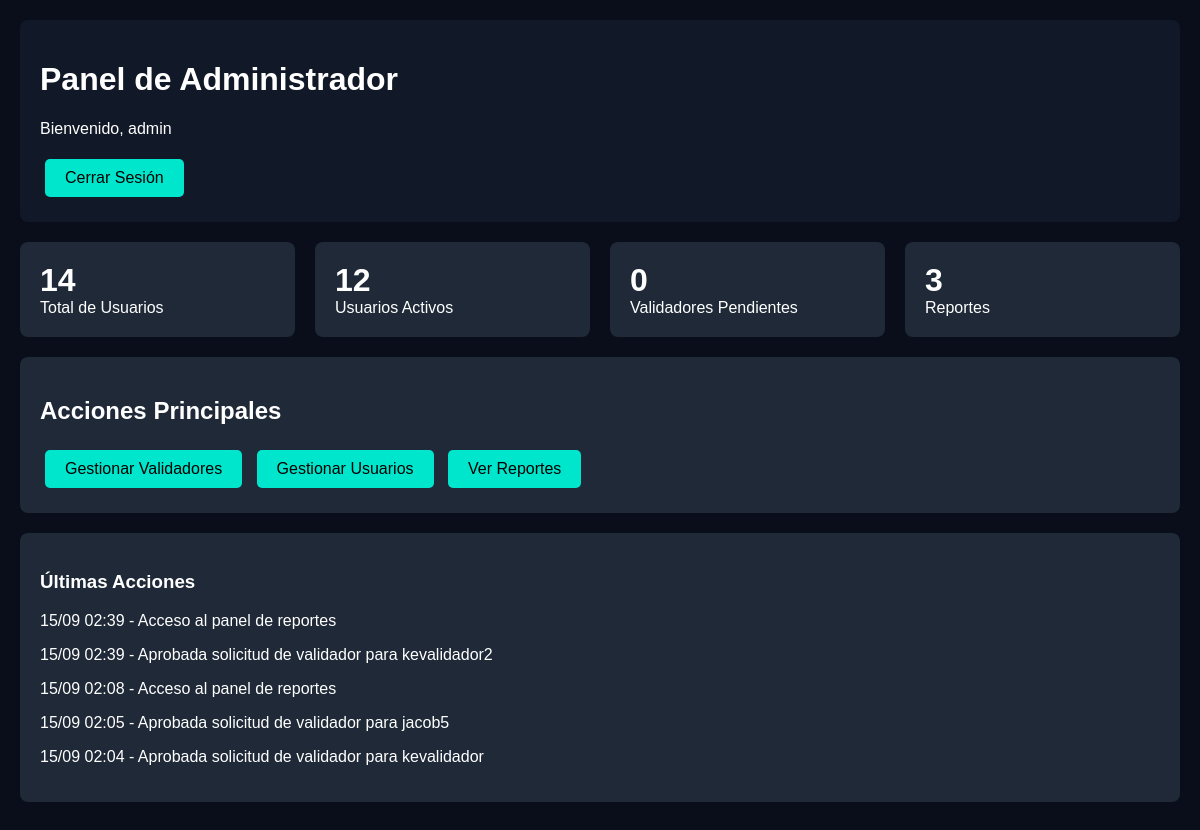
/admin-panel/ (signed in), run on the app's committed database.
### tasks/models.py (models this page shows, shortened)
class HistorialAcciones(models.Model):
    TIPO_ACCIONES = [
        ('crear_usuario', 'Crear Usuario'),
        ('eliminar_usuario', 'Eliminar Usuario'),
        ('aprobar_validador', 'Aprobar Validador'),
        ('rechazar_validador', 'Rechazar Validador'),
        ('ver_reportes', 'Ver Reportes'),
    ]
    admin_usuario = models.ForeignKey(settings.AUTH_USER_MODEL, on_delete=models.CASCADE, related_name='acciones_realizadas')
    usuario_afectado = models.ForeignKey(settings.AUTH_USER_MODEL, on_delete=models.SET_NULL, null=True, blank=True, related_name='acciones_recibidas')
    tipo_accion = models.CharField(max_length=20, choices=TIPO_ACCIONES)
    descripcion = models.TextField()
    fecha = models.DateTimeField(auto_now_add=True)
    ip_address = models.GenericIPAddressField()
    class Meta:
        verbose_name = "Historial de Acciones"
        verbose_name_plural = "Historial de Acciones"

### tasks/views.py (the view)
# urls.py: path('admin-panel/', panel_administrador, name='panel_administrador'),
@login_required
def panel_administrador(request):
    if not es_administrador(request.user):
        messages.error(request, "No tienes permisos para acceder a esta página.")
        return redirect('home')
    total_usuarios = User.objects.count()
    usuarios_activos = User.objects.filter(is_active=True).count()
    registros_pendientes = RegistroPendiente.objects.filter(estado='pendiente').count()
    reportes_pendientes = Reporte.objects.count()
    ultimas_acciones = HistorialAcciones.objects.filter(
        admin_usuario=request.user
    ).order_by('-fecha')[:5]
    context = {
        'total_usuarios': total_usuarios,
        'usuarios_activos': usuarios_activos,
        'registros_pendientes': registros_pendientes,
        'reportes_pendientes': reportes_pendientes,
        'ultimas_acciones': ultimas_acciones,
    }
    return render(request, 'admin/panel_administrador.html', context)

### tasks/views.py (called while the page is built)
def es_administrador(user):
    return user.is_authenticated and (user.is_superuser or user.groups.filter(name='administrador').exists())

### templates/admin/panel_administrador.html (shortened to what this page needs)
<!DOCTYPE html>
<html lang="es">
<head>
</head>
<body>
    <div class="header">
        <h1>Panel de Administrador</h1>
        <p>Bienvenido, {{ user.username }}</p>
        <a href="{% url 'logout' %}" class="btn">Cerrar Sesión</a>
    </div>
    <div class="stats">
        <div class="card">
            <div class="stat-number">{{ total_usuarios }}</div>
            <div>Total de Usuarios</div>
        </div>
        <div class="card">
            <div class="stat-number">{{ usuarios_activos }}</div>
            <div>Usuarios Activos</div>
        </div>
        <div class="card">
            <div class="stat-number">{{ registros_pendientes }}</div>
            <div>Validadores Pendientes</div>
        </div>
        <div class="card">
            <div class="stat-number">{{ reportes_pendientes }}</div>
            <div>Reportes</div>
        </div>
    </div>
    <div class="card">
        <h2>Acciones Principales</h2>
        <a href="{% url 'gestionar_validadores_pendientes' %}" class="btn">Gestionar Validadores</a>
        <a href="{% url 'gestionar_usuarios' %}" class="btn">Gestionar Usuarios</a>
        <a href="{% url 'ver_reportes' %}" class="btn">Ver Reportes</a>
    </div>
    <div class="card">
        <h3>Últimas Acciones</h3>
        {% for accion in ultimas_acciones %}
            <p>{{ accion.fecha|date:"d/m H:i" }} - {{ accion.descripcion }}</p>
        {% empty %}
            <p>No hay acciones recientes</p>
        {% endfor %}
    </div>
</body>
</html>

### templates/admin/panel_administrador.html (style rules this page uses)
body { font-family: Arial, sans-serif; margin: 0; padding: 20px; background: #0a0e1a; color: white; }
.header { background: #111827; padding: 20px; border-radius: 8px; margin-bottom: 20px; }
.card { background: #1f2937; padding: 20px; border-radius: 8px; margin-bottom: 20px; }
.btn { background: #00e6cc; color: black; padding: 10px 20px; text-decoration: none; border-radius: 5px; display: inline-block; margin: 5px; }
.stats { display: grid; grid-template-columns: repeat(auto-fit, minmax(200px, 1fr)); gap: 20px; }
.stat-number { font-size: 2rem; font-weight: bold; }

### data on the page
HistorialAcciones: fecha "15/09 02:39", descripcion "Acceso al panel de reportes"
HistorialAcciones: fecha "15/09 02:39", descripcion "Aprobada solicitud de validador para kevalidador2"
HistorialAcciones: fecha "15/09 02:08", descripcion "Acceso al panel de reportes"
HistorialAcciones: fecha "15/09 02:05", descripcion "Aprobada solicitud de validador para jacob5"
HistorialAcciones: fecha "15/09 02:04", descripcion "Aprobada solicitud de validador para kevalidador"

### other printed values
{{ user.username }} "admin"
{{ total_usuarios }} "14"
{{ usuarios_activos }} "12"
{{ registros_pendientes }} "0"
{{ reportes_pendientes }} "3"
